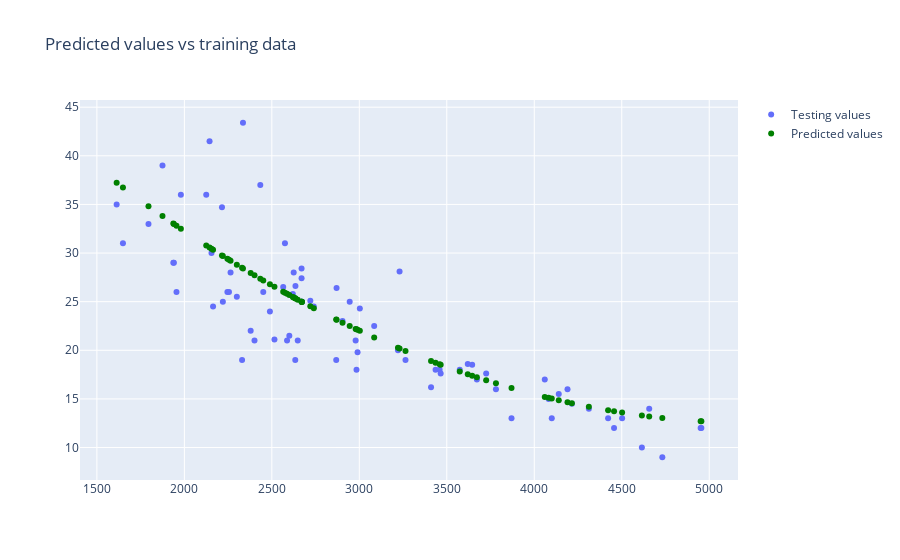

Here is the notebook cell this chart was saved with:
### Markdown cell above
<img src="../../../images/poly_regression_lab_plt1.png"><img>

### Code cell
# Convert test_x to poly features and run predict on lr_poly to get predicted_values_test
poly_features_test = "####"
predicted_values_test = lr_poly.predict("####")

# Similar to the plot above, use test_x and y and ravel
testing_data = go.Scatter(x="####", y="####", name='Testing values',  mode='markers')
predicted_points_test = go.Scatter(x=test_x.ravel(), y=predicted_values_test.ravel(), name='Predicted values',  mode='markers', marker= {'color':'green'})

fig = go.Figure(data = [testing_data, predicted_points_test])
fig.update_layout(title="Predicted values vs training data")
fig.show()
